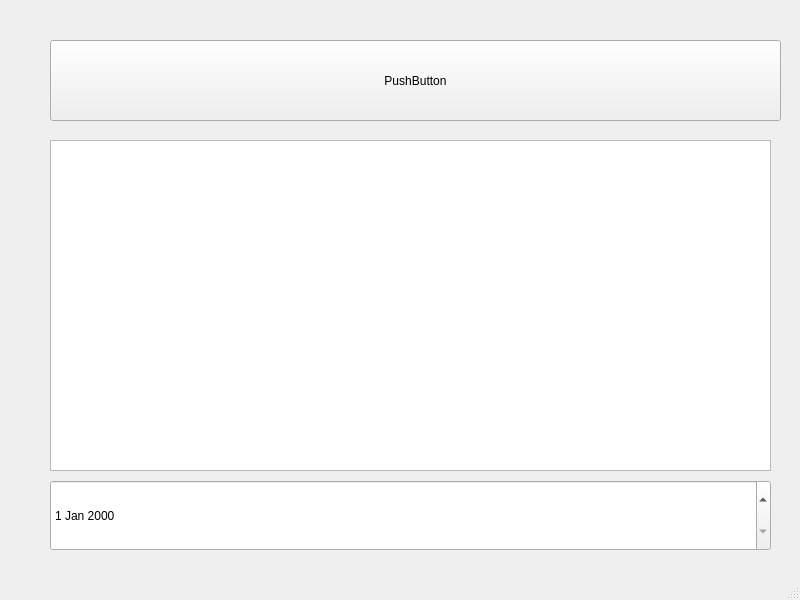
<?xml version="1.0" encoding="UTF-8"?>
<ui version="4.0">
 <class>MainWindow</class>
 <widget class="QMainWindow" name="MainWindow">
  <property name="geometry">
   <rect>
    <x>0</x>
    <y>0</y>
    <width>800</width>
    <height>600</height>
   </rect>
  </property>
  <property name="sizePolicy">
   <sizepolicy hsizetype="Fixed" vsizetype="Fixed">
    <horstretch>0</horstretch>
    <verstretch>0</verstretch>
   </sizepolicy>
  </property>
  <property name="minimumSize">
   <size>
    <width>800</width>
    <height>600</height>
   </size>
  </property>
  <property name="windowTitle">
   <string>MainWindow</string>
  </property>
  <widget class="QWidget" name="centralwidget">
   <widget class="QPushButton" name="pushButton">
    <property name="geometry">
     <rect>
      <x>50</x>
      <y>40</y>
      <width>731</width>
      <height>81</height>
     </rect>
    </property>
    <property name="text">
     <string>PushButton</string>
    </property>
   </widget>
   <widget class="QPlainTextEdit" name="plainTextEdit">
    <property name="geometry">
     <rect>
      <x>50</x>
      <y>140</y>
      <width>721</width>
      <height>331</height>
     </rect>
    </property>
   </widget>
   <widget class="QDateEdit" name="dateEdit">
    <property name="geometry">
     <rect>
      <x>50</x>
      <y>480</y>
      <width>721</width>
      <height>71</height>
     </rect>
    </property>
   </widget>
  </widget>
  <widget class="QMenuBar" name="menubar">
   <property name="geometry">
    <rect>
     <x>0</x>
     <y>0</y>
     <width>800</width>
     <height>21</height>
    </rect>
   </property>
  </widget>
  <widget class="QStatusBar" name="statusbar"/>
 </widget>
 <resources/>
 <connections/>
</ui>
